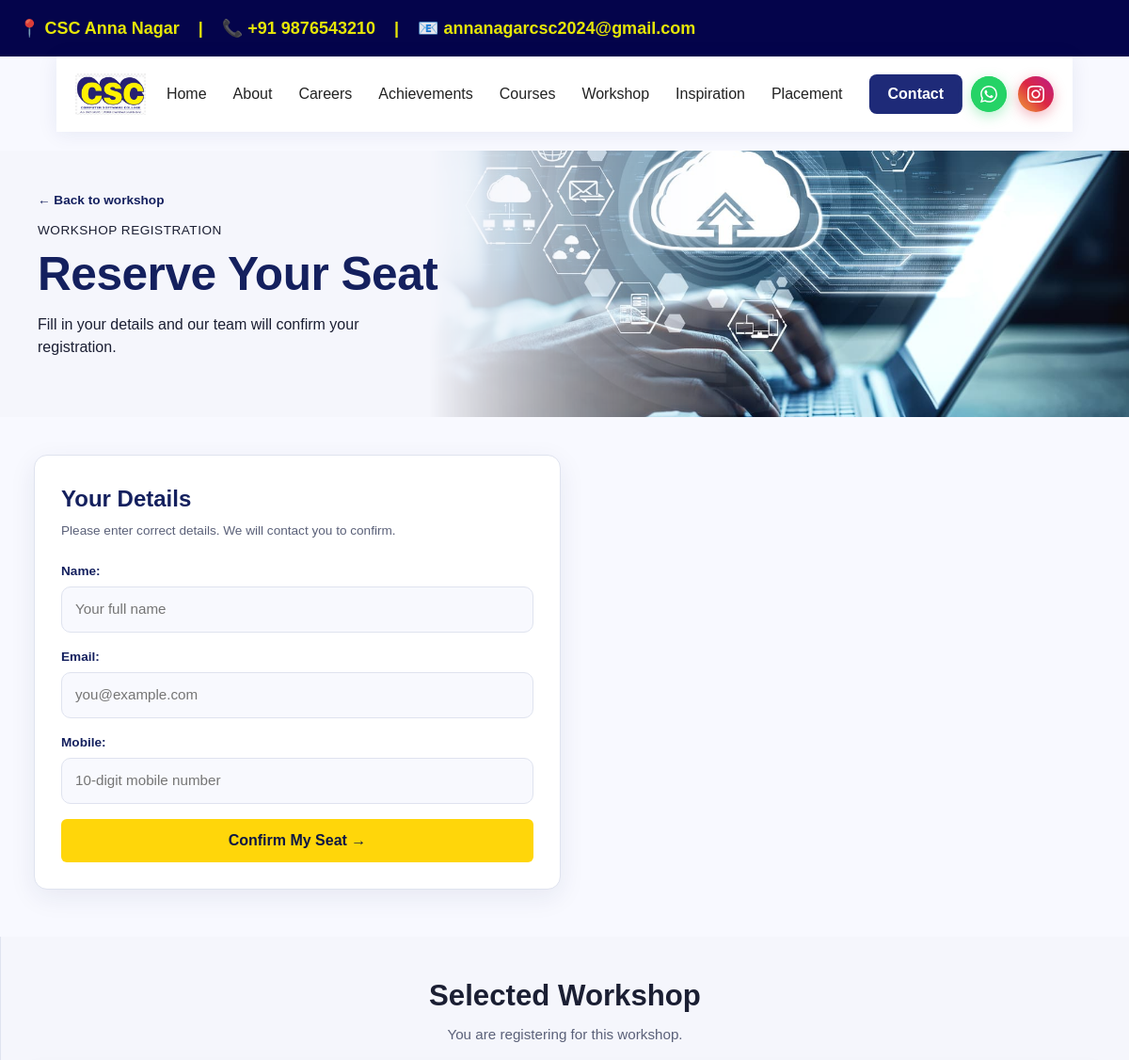
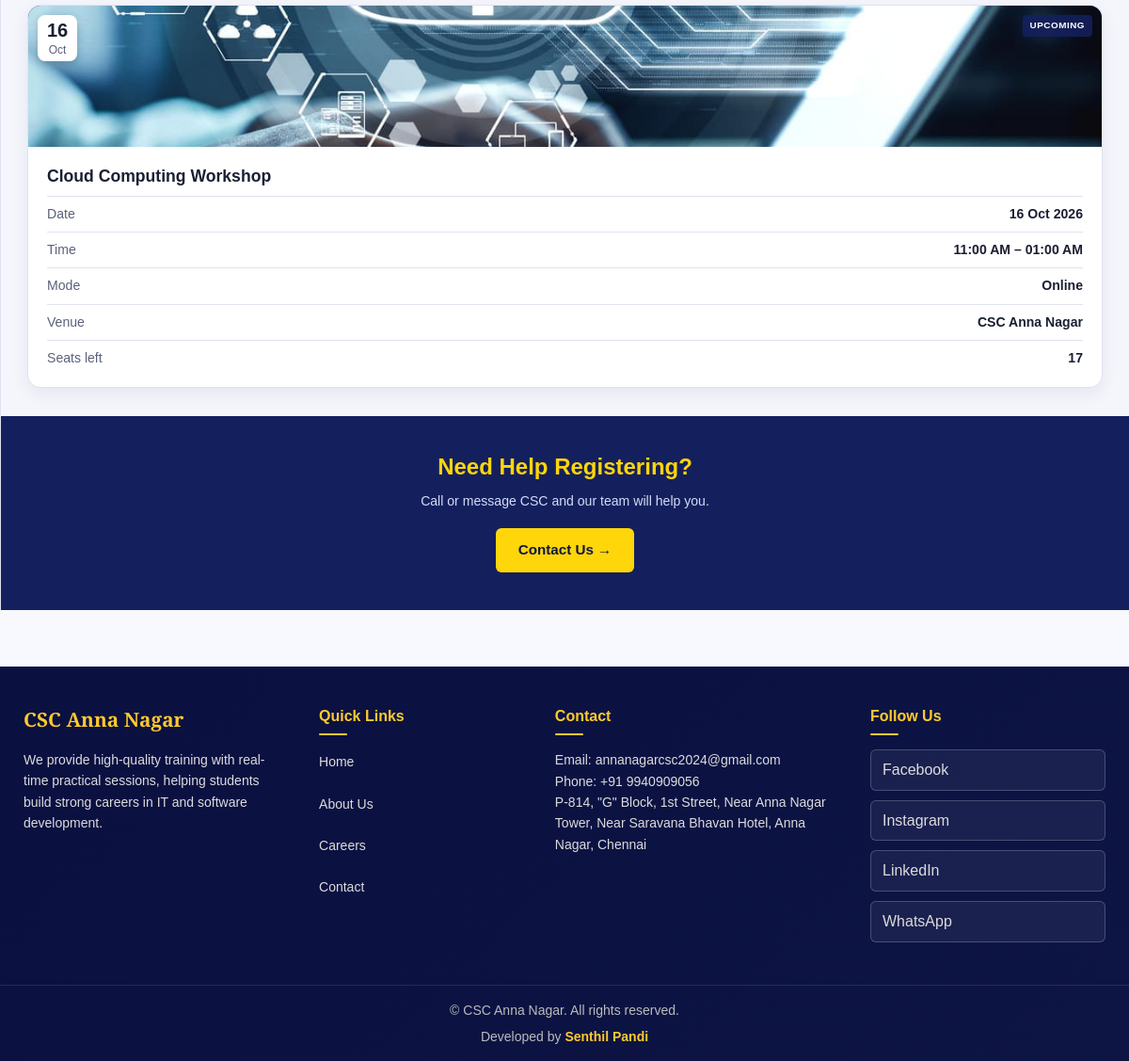
The app's page /workshop/3/register/ with its own data (2 pictures, top to bottom).
### main/models.py (models this page shows, shortened)
class UpcomingWorkshop(models.Model):
    MODE_CHOICES = [
        ("Online", "Online"),
        ("Offline", "Offline"),
        ("Hybrid", "Hybrid"),
    ]
    title = models.CharField(max_length=200)
    image = models.ImageField(upload_to="workshops/upcoming/", blank=True, null=True)
    date = models.DateField()
    start_time = models.TimeField()
    end_time = models.TimeField()
    mode = models.CharField(max_length=10, choices=MODE_CHOICES, default="Offline")
    venue = models.CharField(max_length=200, blank=True)
    short_description = models.CharField(max_length=200)
    description = models.TextField(blank=True)
    seats = models.PositiveIntegerField(
        null=True, blank=True, help_text="Leave empty for unlimited seats"
    )
    is_active = models.BooleanField(default=True)
    created_at = models.DateTimeField(auto_now_add=True)
    def seats_left(self):
        if self.seats is None:
            return None
        return max(self.seats - self.registrations.count(), 0)
    class Meta:
        ordering = ["date", "start_time"]

### main/views.py (the view)
# urls.py: path('workshop/<int:pk>/register/', views.workshop_register, name='workshop_register'), # Mine
def workshop_register(request, pk):
    w = get_object_or_404(UpcomingWorkshop, pk=pk, is_active=True)
    if w.seats_left() == 0:
        messages.error(request, "Sorry, this workshop is full.")
        return redirect('workshop_detail', pk=w.pk)
    if request.method == 'POST':
        form = WorkshopRegistrationForm(request.POST)
        if form.is_valid():
            email = form.cleaned_data['email']
            if WorkshopRegistration.objects.filter(workshop=w, email=email).exists():
                messages.error(request, "You have already registered for this workshop.")
                return redirect('workshop_detail', pk=w.pk)
            reg = form.save(commit=False)
            reg.workshop = w
            reg.save()
            send_mail(
                subject=f'Workshop Registration - {w.title}',
                message=(
                    f"Dear {reg.name},\n\n"
                    f"Thank you for registering for {w.title} on {w.date:%d %b %Y}.\n"
                    f"Our team will contact you to confirm your seat.\n\n"
                    f"CSC Anna Nagar\nPhone: +91 9940909056"
                ),
                from_email=settings.DEFAULT_FROM_EMAIL,
                recipient_list=[reg.email],
                fail_silently=True,
            )
            send_mail(
                subject=f'New Workshop Registration - {w.title}',
                message=(
                    f"Name: {reg.name}\nEmail: {reg.email}\nMobile: {reg.mobile}\n"
                    f"Workshop: {w.title} ({w.date:%d %b %Y})"
                ),
                from_email=settings.DEFAULT_FROM_EMAIL,
                recipient_list=['annanagarcsc2024@gmail.com'],
                fail_silently=True,
            )
            messages.success(
                request,
                f"Thank you {reg.name}! You are registered for {w.title}. We will contact you soon."
            )
            return redirect('workshop_detail', pk=w.pk)
    else:
        form = WorkshopRegistrationForm()
    return render(request, 'main/workshop_register.html', {'w': w, 'form': form})

### main/forms.py (shortened to what this page needs)
class WorkshopRegistrationForm(forms.ModelForm):
    class Meta:
        model = WorkshopRegistration
        fields = ['name', 'email', 'mobile']
        widgets = {
            'name': forms.TextInput(attrs={
                'placeholder': 'Your full name',
                'data-validate': 'name',
            }),
            'email': forms.EmailInput(attrs={
                'placeholder': 'you@example.com',
                'data-validate': 'email',
            }),
            'mobile': forms.TextInput(attrs={
                'placeholder': '10-digit mobile number',
                'data-validate': 'mobile',
                'inputmode': 'numeric',
            }),
        }

### main/templates/main/workshop_register.html (shortened to what this page needs)
{% extends 'main/base.html' %}
{% load static %}
{% block extra_css %}
<link rel="stylesheet" href="{% static 'main/css/workshop.css' %}">
{% endblock %}
{% block content %}
<div class="wk">
<div class="wk-layout">
  <div class="wk-left">
    <section class="wk-hero wk-hero--short">
      <div class="wk-hero__img">
        {% if w.image %}
          <img src="{{ w.image.url }}" alt="{{ w.title }}">
        {% else %}
          <img src="{% static 'main/images/workshop-hero.jpg' %}" alt="" onerror="this.style.display='none'">
        {% endif %}
      </div>
      <div class="wk-hero__text">
        <a href="{% url 'workshop_detail' w.id %}" class="wk-back">&larr; Back to workshop</a>
        <span class="wk-eyebrow">WORKSHOP REGISTRATION</span>
        <h1>Reserve Your Seat</h1>
        <p>Fill in your details and our team will confirm your registration.</p>
      </div>
    </section>
    <section class="wk-section">
      <div class="wk-formcard">
        <h2>Your Details</h2>
        <p class="wk-formcard__note">Please enter correct details. We will contact you to confirm.</p>
        <form method="post">
          {{ form.as_p }}
          <button type="submit" class="wk-btn wk-btn--yellow wk-btn--block">Confirm My Seat &rarr;</button>
        </form>
      </div>
    </section>
  </div>
  <aside class="wk-right">
    <section class="wk-panel">
      <h2 class="wk-title">Selected Workshop</h2>
      <p class="wk-sub">You are registering for this workshop.</p>
      <div class="wk-sel">
        <div class="wk-sel__img">
          {% if w.image %}<img src="{{ w.image.url }}" alt="{{ w.title }}">{% endif %}
          <div class="wk-date"><b>{{ w.date|date:"d" }}</b><span>{{ w.date|date:"M" }}</span></div>
          <span class="wk-tag">UPCOMING</span>
        </div>
        <div class="wk-sel__body">
          <h3>{{ w.title }}</h3>
          <ul>
            <li><span>Date</span><b>{{ w.date|date:"d M Y" }}</b></li>
            <li><span>Time</span><b>{{ w.start_time|time:"h:i A" }} – {{ w.end_time|time:"h:i A" }}</b></li>
            <li><span>Mode</span><b>{{ w.mode }}</b></li>
            {% if w.venue %}<li><span>Venue</span><b>{{ w.venue }}</b></li>{% endif %}
            {% if w.seats_left != None %}<li><span>Seats left</span><b>{{ w.seats_left }}</b></li>{% endif %}
          </ul>
        </div>
      </div>
    </section>
    <section class="wk-join">
      <h2>Need Help Registering?</h2>
      <p>Call or message CSC and our team will help you.</p>
      <a href="{% url 'contact' %}" class="wk-btn wk-btn--yellow">Contact Us &rarr;</a>
    </section>
  </aside>
</div>
</div>
{% endblock %}

### main/static/main/css/style1.css (style rules this page uses)
:root { --navy: #1e2a78; --navy-dark: #141d55; --navy-mid: #253394; --gold: #ffca2c; --gold-dark: #e6b400; --white: #ffffff; --light-bg: #f8f9ff; --text: #222222; --text-muted:#666666; --radius: 12px; --shadow: 0 8px 32px rgba(30,42,120,0.12); --shadow-lg: 0 20px 60px rgba(30,42,120,0.18); --transition: all 0.3s cubic-bezier(0.4,0,0.2,1); }
*, *::before, *::after { margin:0; padding:0; box-sizing:border-box; }
html { scroll-behavior: smooth; }
body { font-family: 'Outfit', system-ui, sans-serif; line-height: 1.6; color: var(--text); overflow-x: hidden; }

### main/static/main/css/about1.css (style rules this page uses)
:root { --navy: #1e2a78; --navy-dark: #141d55; --navy-mid: #253394; --gold: #ffca2c; --gold-dark: #e6b400; --white: #ffffff; --light-bg: #f8f9ff; --text: #222; --muted: #666; --radius: 16px; }
* { margin:0; padding:0; box-sizing:border-box; }
body { font-family: 'Outfit', sans-serif; color: var(--text); overflow-x: hidden; }
* { margin: 0; padding: 0; box-sizing: border-box; font-family: Arial, sans-serif; }

### main/static/main/css/courses.css (style rules this page uses)
* { margin: 0; padding: 0; box-sizing: border-box; }
html { scroll-behavior: smooth; }
body { font-family: "Outfit", sans-serif; background: #f8f9ff; color: #1d2340; line-height: 1.6; }
img { max-width: 100%; display: block; }
a { text-decoration: none; }

### records on screen
UpcomingWorkshop: image (picture), date "16", date "Oct", title "Cloud Computing Workshop", date "16 Oct 2026", start_time "11:00 AM", end_time "01:00 AM", mode "Online", venue "CSC Anna Nagar", seats_left "17"
